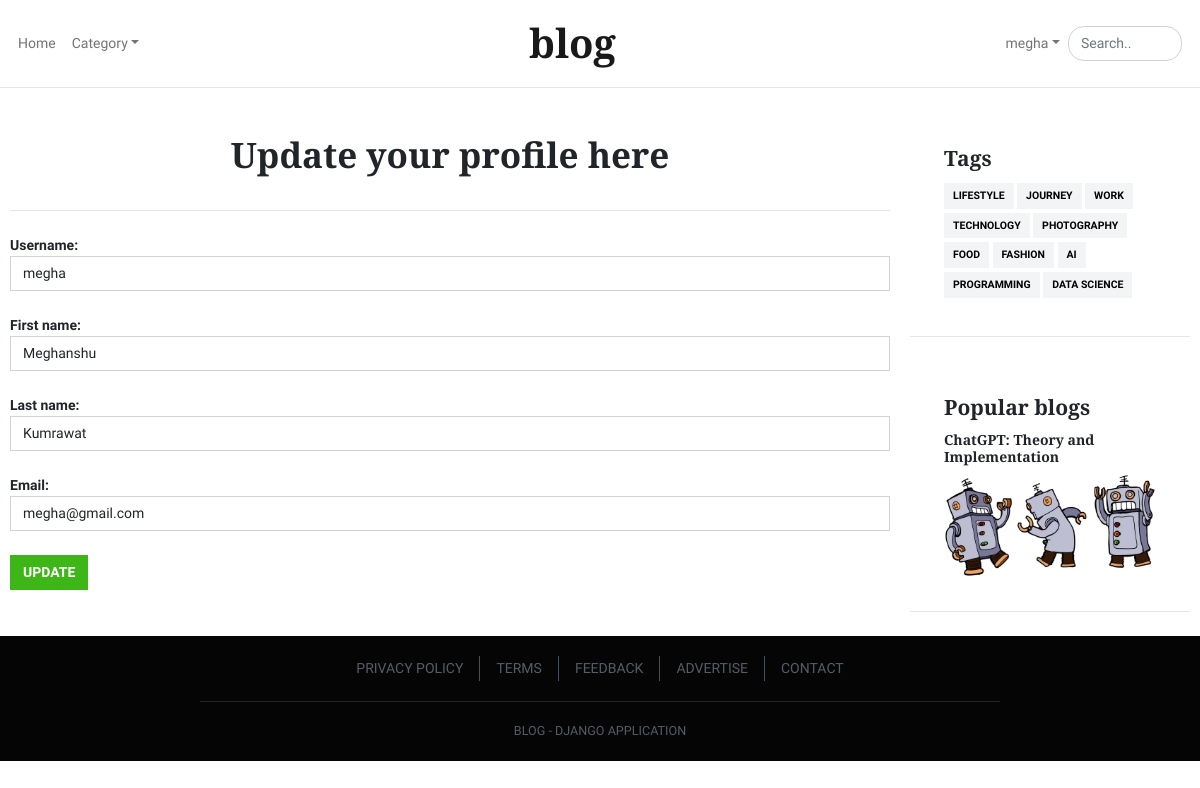
The page /accounts/ (signed in) on the database its author committed.
### blogs/models.py (models this page shows, shortened)
class Tags(models.Model):
    name = models.CharField(max_length=20)

class Blog(models.Model):
    user = models.ForeignKey(User, on_delete=models.CASCADE)
    title = models.CharField(max_length=500)
    content = models.TextField()
    image = models.ImageField(upload_to='blog_images')
    tags = models.ManyToManyField(Tags)
    timestamp = models.DateTimeField(auto_now_add=True)

### accounts/views.py (the view)
# urls.py: path('', profile, name='profile-view'),
def profile(request):
    tags = Tags.objects.all()
    popular_blog = Blog.objects.annotate(ncomment=Count('comment')).order_by('-ncomment').first()
    form = User_Change_Form(request.POST or None, instance=request.user)
    if request.method == 'POST' and form.is_valid():
        form.save()
        messages.info(request, "Your profile has been updated successfully!")
        return redirect('profile-view')
    context = {'form':form, 'tags':tags, 'popular_blog':popular_blog}
    return render(request, 'profile.html', context)

### accounts/forms.py
class User_Change_Form(forms.ModelForm):
    username = forms.CharField(widget=forms.TextInput(attrs={"class":"form-control mb-4"}))
    first_name = forms.CharField(widget=forms.TextInput(attrs={"class":"form-control mb-4"}))
    last_name = forms.CharField(widget=forms.TextInput(attrs={"class":"form-control mb-4"}))
    email = forms.EmailField(widget=forms.EmailInput(attrs={"class":"form-control mb-4"}))
    class Meta:
        model = User
        fields = ['username', 'first_name', 'last_name', 'email']

### templates/profile.html (shortened to what this page needs)
{% extends 'components/base.html' %}
{% load static %}
{% block content %}
{% include 'components/navbar.html' %}
<main class="main pt-4">
  <div class="container">
    <div class="row">
      <div class="col-md-9">
        <article class="card mb-4">
          <header class="card-header text-center">
              <h1 class="card-title">Update your profile here</h1>
        </article>
        <form method="post">{% csrf_token %}
          {{ form }}
          <button type="submit" class="btn btn-success">Update</button>
        </form>
      </div>
      <div class="col-md-3 ms-auto">
        <aside class="sidebar sidebar-sticky">
          <div class="card mb-4">
            <div class="card-body">
              <h4 class="card-title">Tags</h4>
              {% for tag in tags %}
              <a class="btn btn-light btn-sm mb-1" href="{% url 'category-blogs-view' tag.name %}">{{ tag.name }}</a>
              {% endfor %}
            </div>
          </div>
          <div class="card mb-4">
            <div class="card-body">
              <h4 class="card-title">Popular blogs</h4>
              {% if popular_blog %}
              <a href="{% url 'single-blog-view' popular_blog.pk %}" class="d-inline-block">
                <h4 class="h6">{{ popular_blog.title }}</h4>
                <img class="card-img" src="{{ popular_blog.image.url }}" alt="" />
              </a>
              {% endif %}
            </div>
          </div>
        </aside>
      </div>
    </div>
  </div>
</main>
{% include 'components/footer.html' %}
{% endblock content %}

### templates/components/navbar.html (shortened to what this page needs)
<header>
    <nav class="navbar navbar-expand-md navbar-light bg-white absolute-top">
        <div class="container">
            <div class="collapse navbar-collapse order-3 order-md-2" id="navbar-left">
                <ul class="navbar-nav me-auto">
                        <a class="nav-link" href="/">Home</a>
                    <li class="nav-item dropdown">
                        <a class="nav-link dropdown-toggle" href="#" id="dropdown03" data-bs-toggle="dropdown"
                            aria-haspopup="true" aria-expanded="false">Category</a>
                    </li>
                </ul>
            </div>
            <a class="navbar-brand mx-auto order-1 order-md-3" href="/">Blog</a>
            <div class="collapse navbar-collapse order-4 order-md-4" id="navbar-right">
                <ul class="navbar-nav ms-auto">
                    {% if user.is_authenticated %}
                    <li class="nav-item dropdown">
                        <a class="nav-link dropdown-toggle" href="#" id="dropdown03" data-bs-toggle="dropdown"
                            aria-haspopup="true" aria-expanded="false">{{ user.username }}</a>
                    </li>
                    {% endif %}
                </ul>
                <form class="form-inline" method="get" action="{% url 'index-view' %}">
                    <input class="search js-search form-control form-control-rounded me-sm-2" type="text"
                        title="Enter search query here.." placeholder="Search.." aria-label="Search" name="search">
                </form>
            </div>
        </div>
    </nav>
</header>

### rows shown on the page
Tags: name "LIFESTYLE"
Tags: name "JOURNEY"
Tags: name "WORK"
Tags: name "TECHNOLOGY"
Tags: name "PHOTOGRAPHY"
Tags: name "FOOD"
Tags: name "FASHION"
Tags: name "AI"
Tags: name "PROGRAMMING"
Tags: name "DATA SCIENCE"
Blog: title "ChatGPT: Theory and Implementation", image (picture)

### other values the page prints
{{ user.username }} "megha"
